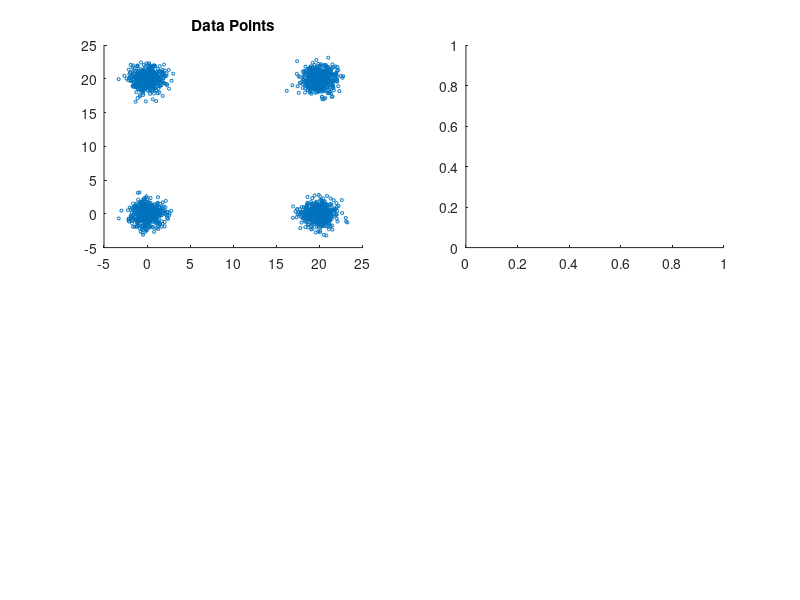

MATLAB code for this plot: (Note: this script raises an error after producing the figure.)
close all
clear all

clc

rng('default');

%% Create a set of vertices (4 clusters)
numPts=500;
pts=[randn(numPts,2) ; randn(numPts,2)+[20,20] ; randn(numPts,2)+[0,20] ; randn(numPts,2)+[20,0]];

%% Create the edge-weighted graph (affinity matrix)
D=pdist(pts); %all the pairwise distances
sigma=var(D); %an heuristic to tune sigma
A=squareform(exp(-D./(10*sigma))); %compute the affinity matrix of the graph as a Gaussian Kernel

A=A.*not(eye(size(A))); %no self-loop, set the diagonal to zero IMPORTANT !

%% Plot the clusters obtained by the different dynamical systems with default parameters.
figure;
subplot(2,2,1);
scatter(pts(:,1),pts(:,2),5);
title('Data Points');

subplot(2,2,2);
fprintf('Extracting clusters with Replicator Dynamics...');
tt=tic();
[C]=dominantset(A,[],[],[],[],0);
tt=toc(tt);
fprintf(['done ! (' num2str(tt) ' sec)\n']);
gscatter(pts(:,1),pts(:,2),C);
title(['Replicator Dynamics (#' num2str(numel(unique(C))) ' DS)']);

subplot(2,2,4);
fprintf('Extracting clusters with Exponential Replicator Dynamics...');
kappa=10;
tt=tic();
[C]=dominantset(A,[],[],[],[],2,kappa);
tt=toc(tt);
fprintf(['done ! (' num2str(tt) ' sec)\n']);
gscatter(pts(:,1),pts(:,2),C);
title(['Exponential Replicator Dynamics (#' num2str(numel(unique(C))) ' DS)']);

subplot(2,2,3);
fprintf('Extracting clusters with Infection-Immunization...');
tt=tic();
[C,stat]=dominantset(A,[],[],[],[],1);
tt=toc(tt);
fprintf(['done ! (' num2str(tt) ' sec)\n']);
gscatter(pts(:,1),pts(:,2),C);
title(['Infection Immunization (#' num2str(numel(unique(C))) ' DS)']);

